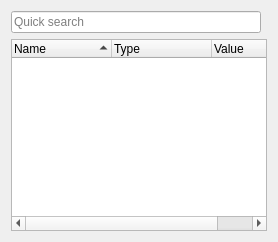
<?xml version="1.0" encoding="UTF-8"?>
<ui version="4.0">
 <class>cacheViewPage</class>
 <widget class="QWidget" name="cacheViewPage">
  <property name="windowTitle">
   <string>CMake Cache View</string>
  </property>
  <layout class="QVBoxLayout" name="verticalLayout">
   <item>
    <layout class="QHBoxLayout" name="horizontalLayout">
     <item>
      <widget class="KTreeWidgetSearchLine" name="cacheFilter">
       <property name="toolTip">
        <string>Filter CMake cache items by name</string>
       </property>
       <property name="placeholderText">
        <string>Quick search</string>
       </property>
      </widget>
     </item>
     <item>
      <widget class="KUrlRequester" name="buildDir">
       <property name="toolTip">
        <string>&lt;html&gt;&lt;body&gt;Select &lt;i&gt;top build dir&lt;/i&gt; controlled by CMake&lt;/body&gt;&lt;/html&gt;</string>
       </property>
      </widget>
     </item>
    </layout>
   </item>
   <item>
    <widget class="QTreeWidget" name="cacheItems">
     <property name="sortingEnabled">
      <bool>true</bool>
     </property>
     <property name="headerHidden">
      <bool>false</bool>
     </property>
     <property name="columnCount">
      <number>3</number>
     </property>
     <column>
      <property name="text">
       <string>Name</string>
      </property>
     </column>
     <column>
      <property name="text">
       <string>Type</string>
      </property>
     </column>
     <column>
      <property name="text">
       <string>Value</string>
      </property>
     </column>
    </widget>
   </item>
  </layout>
 </widget>
 <customwidgets>
  <customwidget>
   <class>KLineEdit</class>
   <extends>QLineEdit</extends>
   <header>klineedit.h</header>
  </customwidget>
  <customwidget>
   <class>KTreeWidgetSearchLine</class>
   <extends>KLineEdit</extends>
   <header>ktreewidgetsearchline.h</header>
  </customwidget>
  <customwidget>
   <class>KUrlRequester</class>
   <extends>QFrame</extends>
   <header>kurlrequester.h</header>
  </customwidget>
 </customwidgets>
 <resources/>
 <connections/>
</ui>
